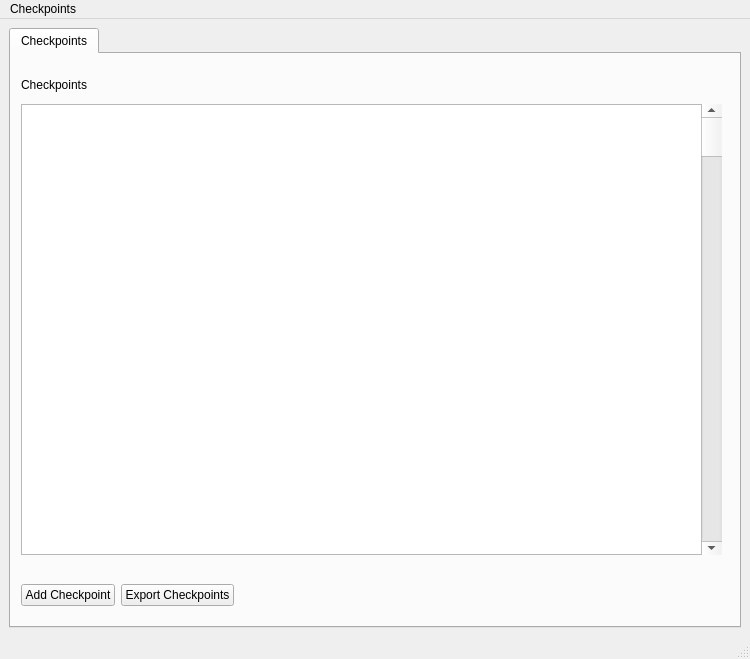
<?xml version="1.0" encoding="UTF-8"?>
<ui version="4.0">
 <class>CheckpointsForm</class>
 <widget class="QMainWindow" name="CheckpointsForm">
  <property name="geometry">
   <rect>
    <x>0</x>
    <y>0</y>
    <width>750</width>
    <height>659</height>
   </rect>
  </property>
  <property name="windowTitle">
   <string>Checkpoints</string>
  </property>
  <widget class="QWidget" name="centralwidget">
   <layout class="QHBoxLayout" name="horizontalLayout_2">
    <item>
     <widget class="QTabWidget" name="tabWidget">
      <property name="currentIndex">
       <number>0</number>
      </property>
      <widget class="QWidget" name="tab">
       <attribute name="title">
        <string>Checkpoints</string>
       </attribute>
       <widget class="QLabel" name="label">
        <property name="geometry">
         <rect>
          <x>10</x>
          <y>20</y>
          <width>81</width>
          <height>21</height>
         </rect>
        </property>
        <property name="text">
         <string>Checkpoints</string>
        </property>
       </widget>
       <widget class="QListWidget" name="listWidget">
        <property name="geometry">
         <rect>
          <x>10</x>
          <y>50</y>
          <width>701</width>
          <height>451</height>
         </rect>
        </property>
       </widget>
       <widget class="QWidget" name="layoutWidget">
        <property name="geometry">
         <rect>
          <x>10</x>
          <y>530</y>
          <width>213</width>
          <height>26</height>
         </rect>
        </property>
        <layout class="QFormLayout" name="formLayout">
         <item row="0" column="0">
          <widget class="QPushButton" name="add_chp_btn">
           <property name="text">
            <string>Add Checkpoint</string>
           </property>
          </widget>
         </item>
         <item row="0" column="1">
          <widget class="QPushButton" name="export_chp_btn">
           <property name="text">
            <string>Export Checkpoints</string>
           </property>
          </widget>
         </item>
        </layout>
       </widget>
       <widget class="QScrollBar" name="verticalScrollBar">
        <property name="geometry">
         <rect>
          <x>690</x>
          <y>50</y>
          <width>21</width>
          <height>451</height>
         </rect>
        </property>
        <property name="orientation">
         <enum>Qt::Orientation::Vertical</enum>
        </property>
       </widget>
      </widget>
     </widget>
    </item>
   </layout>
  </widget>
  <widget class="QStatusBar" name="statusbar"/>
  <widget class="QMenuBar" name="menubar">
   <property name="geometry">
    <rect>
     <x>0</x>
     <y>0</y>
     <width>750</width>
     <height>21</height>
    </rect>
   </property>
   <widget class="QMenu" name="menuCheckpoints">
    <property name="title">
     <string>Checkpoints</string>
    </property>
    <addaction name="actionImport_Checkpoint_File"/>
    <addaction name="actionImport_Checkpoints_File"/>
   </widget>
   <addaction name="menuCheckpoints"/>
  </widget>
  <action name="actionImport_Checkpoint_File">
   <property name="icon">
    <iconset theme="QIcon::ThemeIcon::ListAdd"/>
   </property>
   <property name="text">
    <string>Append Checkpoints File</string>
   </property>
  </action>
  <action name="actionImport_Checkpoints_File">
   <property name="icon">
    <iconset theme="QIcon::ThemeIcon::MediaPlaybackStart"/>
   </property>
   <property name="text">
    <string>Import Checkpoints File</string>
   </property>
  </action>
 </widget>
 <resources/>
 <connections/>
</ui>
